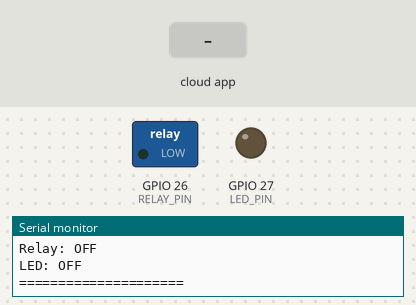
A sketch run on a simulated ESP32. On the bench: switched loads named in the sketch (green lamp = pin HIGH), output pins drawn as LEDs (lit = HIGH), the last lines printed to the serial monitor. Inputs (shaded band) come from the test bench. WiFi joins after 1.5 s; servers stay silent unless stated; the Firebase database answers and starts empty.

Above: at 2.7 s.
2.8 s: the phone or cloud app sets status to 1
At 4.0 s:
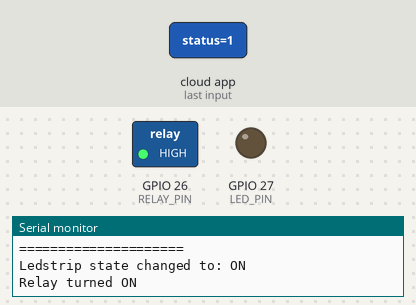
At 7.1 s:
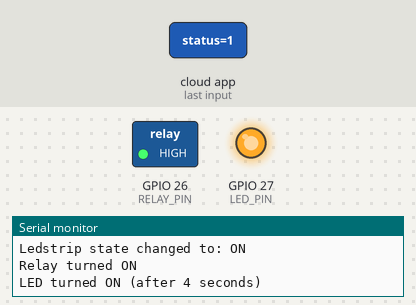
7.5 s: the phone or cloud app sets status to 0
At 8.6 s:
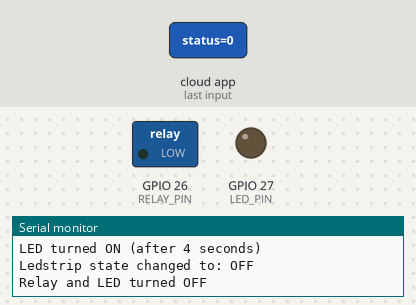
Timing chart, 0 to 10.5 s (numbered marks = the images above; inputs shaded):
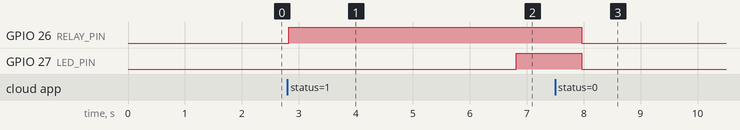

The sketch:

fansideespcode.ino
```cpp
#include <WiFi.h>
#include <FirebaseESP32.h>

// WiFi credentials
#define WIFI_SSID "TECH_B"
#define WIFI_PASSWORD "void0708"

// Firebase credentials
#define API_KEY "AIzaSyCIZfK50sbPROKnBbXCs4QP3WWGnDlPMtU"
#define DATABASE_URL "https://sluglamp-f70d3-default-rtdb.firebaseio.com/"

// Relay and LED pins
#define RELAY_PIN 26
#define LED_PIN 27

// Firebase objects
FirebaseData fbdo;
FirebaseAuth auth;
FirebaseConfig config;

// State tracking variables
bool lastState = false;
bool relayState = false;
bool ledState = false;

void setup() {
  Serial.begin(115200);
  Serial.println("Starting ESP32 Fan/LED Control...");

  // Setup pins
  pinMode(RELAY_PIN, OUTPUT);
  pinMode(LED_PIN, OUTPUT);
  digitalWrite(RELAY_PIN, LOW);  // Relay OFF initially
  digitalWrite(LED_PIN, LOW);    // LED OFF initially

  Serial.println("Pins configured - Relay and LED OFF");

  // Connect to WiFi
  WiFi.begin(WIFI_SSID, WIFI_PASSWORD);
  Serial.print("Connecting to Wi-Fi");
  while (WiFi.status() != WL_CONNECTED) {
    Serial.print(".");
    delay(500);
  }
  Serial.println(" Connected!");

  // Configure Firebase
  config.api_key = API_KEY;
  config.database_url = DATABASE_URL;

  Serial.println("Configuring Firebase...");

  // Use anonymous authentication (no signup needed)
  if (Firebase.signUp(&config, &auth, "", "")) {
    Serial.println("Anonymous authentication successful!");
  } else {
    Serial.printf("Anonymous auth failed: %s\n", config.signer.signupError.message.c_str());
    Serial.println("Check your Firebase project settings for anonymous auth.");
    return;
  }

  // Initialize Firebase
  Firebase.begin(&config, &auth);
  Firebase.reconnectWiFi(true);

  Serial.println("Firebase initialized successfully!");
  Serial.println("Ready to read from database and control relay/LED...");

  // Display initial status
  Serial.println("=== Initial Status ===");
  Serial.println("Relay: OFF");
  Serial.println("LED: OFF");
  Serial.println("=====================");
}

void loop() {
  // Read LED strip state from Firebase
  if (Firebase.getBool(fbdo, "/lamp/ledstrip/status")) {
    if (fbdo.dataType() == "boolean") {
      bool state = fbdo.boolData();

      // Only process if state changed
      if (state != lastState) {
        Serial.printf("Ledstrip state changed to: %s\n", state ? "ON" : "OFF");
        lastState = state;

        if (state) {
          // Turn ON relay immediately
          digitalWrite(RELAY_PIN, HIGH);
          relayState = true;
          Serial.println("Relay turned ON");

          // Schedule LED to turn ON after 4 seconds
          static unsigned long ledTimer = 0;
          ledTimer = millis() + 4000;

          // Wait for 4 seconds while keeping Firebase connection alive
          while (millis() < ledTimer) {
            delay(100);
          }

          // Turn ON LED after 4 seconds
          digitalWrite(LED_PIN, HIGH);
          ledState = true;
          Serial.println("LED turned ON (after 4 seconds)");

        } else {
          // Turn OFF both relay and LED immediately
          digitalWrite(RELAY_PIN, LOW);
          digitalWrite(LED_PIN, LOW);
          relayState = false;
          ledState = false;
          Serial.println("Relay and LED turned OFF");
        }
      }

    } else {
      Serial.printf("Unexpected data type: %s\n", fbdo.dataType().c_str());
    }
  } else {
    Serial.printf("Database read error: %s\n", fbdo.errorReason().c_str());
  }

  delay(1000);  // Check every second for faster response
}
```

Measured:
- after the input at 2.8 s, GPIO 26 (RELAY_PIN): LOW → HIGH at once; GPIO 27 (LED_PIN): LOW → HIGH after 4.0 s
- after the input at 7.5 s, GPIO 26 (RELAY_PIN), GPIO 27 (LED_PIN): HIGH → LOW after 0.47 s
